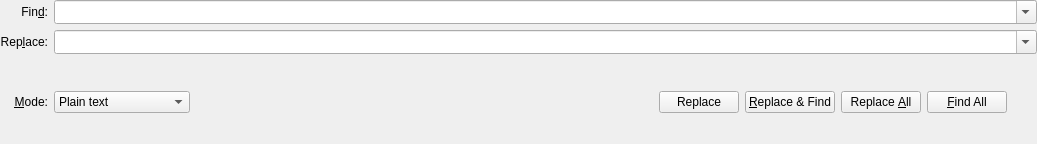
<?xml version="1.0" encoding="UTF-8"?>
<ui version="4.0">
 <author>Sebastian Pipping</author>
 <class>PowerSearchBar</class>
 <widget class="QWidget" name="PowerSearchBar">
  <property name="geometry">
   <rect>
    <x>0</x>
    <y>0</y>
    <width>1037</width>
    <height>144</height>
   </rect>
  </property>
  <property name="sizePolicy">
   <sizepolicy hsizetype="Expanding" vsizetype="Minimum">
    <horstretch>0</horstretch>
    <verstretch>0</verstretch>
   </sizepolicy>
  </property>
  <layout class="QHBoxLayout" name="horizontalLayout_2">
   <property name="leftMargin">
    <number>0</number>
   </property>
   <property name="topMargin">
    <number>0</number>
   </property>
   <property name="rightMargin">
    <number>0</number>
   </property>
   <property name="bottomMargin">
    <number>0</number>
   </property>
   <item>
    <layout class="QGridLayout" name="gridLayout">
     <property name="leftMargin">
      <number>0</number>
     </property>
     <property name="topMargin">
      <number>0</number>
     </property>
     <property name="rightMargin">
      <number>0</number>
     </property>
     <property name="bottomMargin">
      <number>0</number>
     </property>
     <item row="0" column="0">
      <widget class="QLabel" name="label">
       <property name="text">
        <string>Fin&amp;d:</string>
       </property>
       <property name="alignment">
        <set>Qt::AlignRight|Qt::AlignTrailing|Qt::AlignVCenter</set>
       </property>
       <property name="buddy">
        <cstring>pattern</cstring>
       </property>
      </widget>
     </item>
     <item row="1" column="0">
      <widget class="QLabel" name="label_3">
       <property name="text">
        <string>Rep&amp;lace:</string>
       </property>
       <property name="alignment">
        <set>Qt::AlignRight|Qt::AlignTrailing|Qt::AlignVCenter</set>
       </property>
       <property name="buddy">
        <cstring>replacement</cstring>
       </property>
      </widget>
     </item>
     <item row="2" column="0">
      <widget class="QLabel" name="label_2">
       <property name="text">
        <string>&amp;Mode:</string>
       </property>
       <property name="alignment">
        <set>Qt::AlignRight|Qt::AlignTrailing|Qt::AlignVCenter</set>
       </property>
       <property name="buddy">
        <cstring>searchMode</cstring>
       </property>
      </widget>
     </item>
     <item row="2" column="1">
      <layout class="QHBoxLayout" name="horizontalLayout" stretch="0,0,0,1,0,0,0,0,0">
       <property name="spacing">
        <number>6</number>
       </property>
       <property name="rightMargin">
        <number>0</number>
       </property>
       <item>
        <widget class="QComboBox" name="searchMode">
         <property name="sizePolicy">
          <sizepolicy hsizetype="Minimum" vsizetype="Fixed">
           <horstretch>0</horstretch>
           <verstretch>0</verstretch>
          </sizepolicy>
         </property>
         <property name="toolTip">
          <string>Search mode</string>
         </property>
         <property name="maxVisibleItems">
          <number>4</number>
         </property>
         <property name="frame">
          <bool>true</bool>
         </property>
         <item>
          <property name="text">
           <string>Plain text</string>
          </property>
         </item>
         <item>
          <property name="text">
           <string>Whole words</string>
          </property>
         </item>
         <item>
          <property name="text">
           <string>Escape sequences</string>
          </property>
         </item>
         <item>
          <property name="text">
           <string>Regular expression</string>
          </property>
         </item>
        </widget>
       </item>
       <item>
        <widget class="QToolButton" name="matchCase">
         <property name="toolTip">
          <string>Match case sensitive</string>
         </property>
         <property name="icon">
          <iconset theme="format-text-superscript">
           <normaloff>.</normaloff>.</iconset>
         </property>
         <property name="checkable">
          <bool>true</bool>
         </property>
         <property name="autoRaise">
          <bool>true</bool>
         </property>
        </widget>
       </item>
       <item>
        <widget class="QToolButton" name="selectionOnly">
         <property name="toolTip">
          <string>Search in the selection only</string>
         </property>
         <property name="icon">
          <iconset theme="edit-select-all">
           <normaloff>.</normaloff>.</iconset>
         </property>
         <property name="checkable">
          <bool>true</bool>
         </property>
         <property name="autoRaise">
          <bool>true</bool>
         </property>
        </widget>
       </item>
       <item>
        <spacer name="horizontalSpacer">
         <property name="orientation">
          <enum>Qt::Horizontal</enum>
         </property>
         <property name="sizeHint" stdset="0">
          <size>
           <width>0</width>
           <height>20</height>
          </size>
         </property>
        </spacer>
       </item>
       <item>
        <widget class="QToolButton" name="findNext">
         <property name="toolTip">
          <string>Jump to next match</string>
         </property>
         <property name="icon">
          <iconset theme="go-down-search">
           <normaloff>.</normaloff>.</iconset>
         </property>
         <property name="autoRaise">
          <bool>true</bool>
         </property>
        </widget>
       </item>
       <item>
        <widget class="QToolButton" name="findPrev">
         <property name="toolTip">
          <string>Jump to previous match</string>
         </property>
         <property name="icon">
          <iconset theme="go-up-search">
           <normaloff>.</normaloff>.</iconset>
         </property>
         <property name="autoRaise">
          <bool>true</bool>
         </property>
        </widget>
       </item>
       <item>
        <widget class="QPushButton" name="replaceCurrent">
         <property name="toolTip">
          <string>Replace currently selected match only</string>
         </property>
         <property name="text">
          <string>Replace</string>
         </property>
        </widget>
       </item>
       <item>
        <widget class="QPushButton" name="replaceNext">
         <property name="toolTip">
          <string>Replace selected match &amp; find the next one</string>
         </property>
         <property name="text">
          <string>&amp;Replace &amp;&amp; Find</string>
         </property>
        </widget>
       </item>
       <item>
        <widget class="QStackedWidget" name="searchCancelStacked">
         <property name="currentIndex">
          <number>0</number>
         </property>
         <widget class="QWidget" name="searchPage">
          <layout class="QHBoxLayout" name="horizontalLayout_3">
           <property name="leftMargin">
            <number>0</number>
           </property>
           <property name="topMargin">
            <number>0</number>
           </property>
           <property name="rightMargin">
            <number>0</number>
           </property>
           <property name="bottomMargin">
            <number>0</number>
           </property>
           <item>
            <widget class="QPushButton" name="replaceAll">
             <property name="toolTip">
              <string>Replace all matches</string>
             </property>
             <property name="text">
              <string>Replace &amp;All</string>
             </property>
            </widget>
           </item>
           <item>
            <widget class="QPushButton" name="findAll">
             <property name="text">
              <string>&amp;Find All</string>
             </property>
            </widget>
           </item>
          </layout>
         </widget>
         <widget class="QWidget" name="cancelPage">
          <layout class="QHBoxLayout" name="horizontalLayout_4">
           <property name="leftMargin">
            <number>0</number>
           </property>
           <property name="topMargin">
            <number>0</number>
           </property>
           <property name="rightMargin">
            <number>0</number>
           </property>
           <property name="bottomMargin">
            <number>0</number>
           </property>
           <item>
            <widget class="QPushButton" name="cancel">
             <property name="text">
              <string>Cancel</string>
             </property>
            </widget>
           </item>
          </layout>
         </widget>
        </widget>
       </item>
       <item>
        <widget class="QToolButton" name="mutate">
         <property name="toolTip">
          <string>Switch to incremental search bar</string>
         </property>
         <property name="text">
          <string/>
         </property>
         <property name="icon">
          <iconset theme="games-config-options"/>
         </property>
         <property name="checkable">
          <bool>true</bool>
         </property>
         <property name="autoRaise">
          <bool>true</bool>
         </property>
        </widget>
       </item>
      </layout>
     </item>
     <item row="0" column="1">
      <widget class="QComboBox" name="pattern">
       <property name="sizePolicy">
        <sizepolicy hsizetype="MinimumExpanding" vsizetype="Fixed">
         <horstretch>9</horstretch>
         <verstretch>0</verstretch>
        </sizepolicy>
       </property>
       <property name="focusPolicy">
        <enum>Qt::StrongFocus</enum>
       </property>
       <property name="toolTip">
        <string>Text to search for</string>
       </property>
       <property name="editable">
        <bool>true</bool>
       </property>
       <property name="sizeAdjustPolicy">
        <enum>QComboBox::AdjustToMinimumContentsLengthWithIcon</enum>
       </property>
      </widget>
     </item>
     <item row="1" column="1">
      <widget class="QComboBox" name="replacement">
       <property name="sizePolicy">
        <sizepolicy hsizetype="MinimumExpanding" vsizetype="Fixed">
         <horstretch>9</horstretch>
         <verstretch>0</verstretch>
        </sizepolicy>
       </property>
       <property name="toolTip">
        <string>Text to replace with</string>
       </property>
       <property name="editable">
        <bool>true</bool>
       </property>
       <property name="sizeAdjustPolicy">
        <enum>QComboBox::AdjustToMinimumContentsLengthWithIcon</enum>
       </property>
      </widget>
     </item>
    </layout>
   </item>
  </layout>
 </widget>
 <tabstops>
  <tabstop>pattern</tabstop>
  <tabstop>replacement</tabstop>
  <tabstop>searchMode</tabstop>
 </tabstops>
 <resources/>
 <connections/>
</ui>
